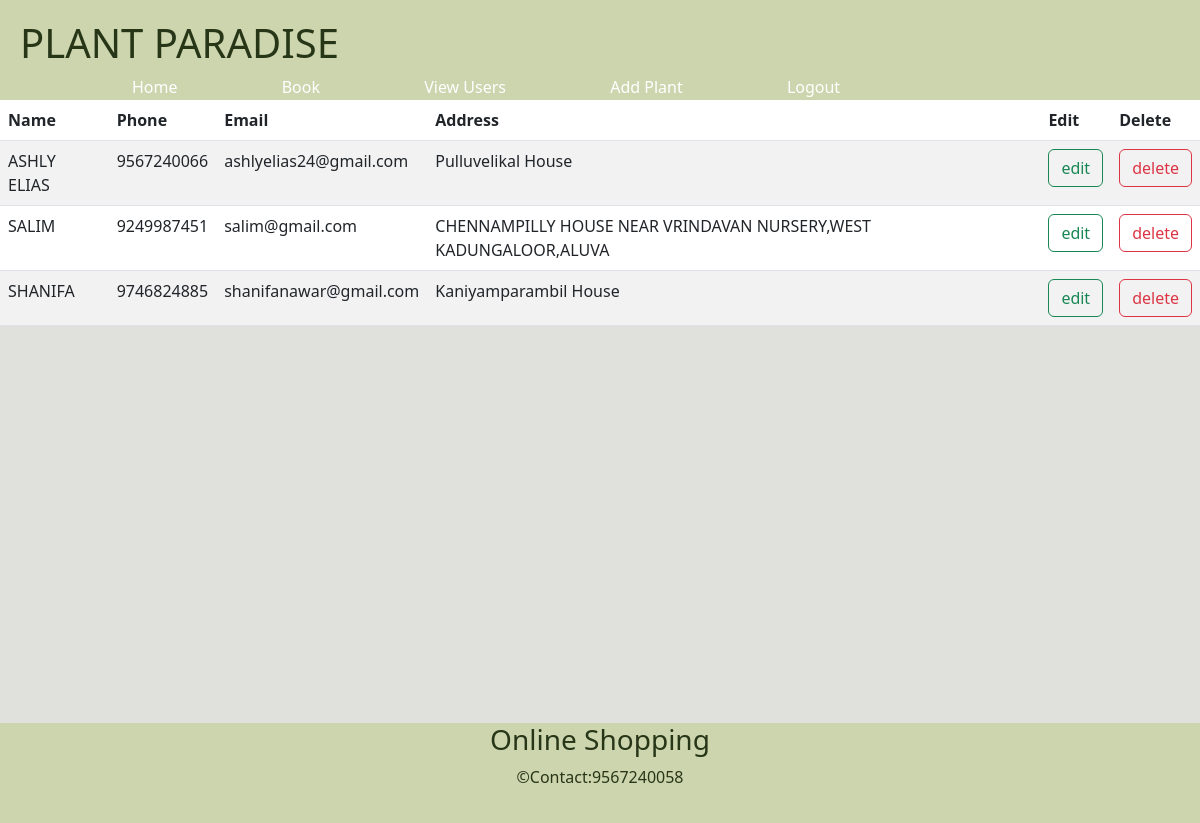
The page /viewdata/ on the database its author committed.
### plant_app/models.py (models this page shows)
class Registrationdb(models.Model):
    name=models.CharField(max_length=20)
    email=models.EmailField()
    phn=models.IntegerField()
    address=models.TextField()
    password=models.CharField(max_length=6)

### plant_app/views.py (the view)
# urls.py: path('viewdata/',views.viewdata,name="viewdata"),
def viewdata(request):
    data=Registrationdb.objects.all()
    return render(request,"viewdata.html",{'data':data})

### plant_app/templates/viewdata.html
{% extends "loginhome.html" %}
{% load static %}
{% block content %}
<body>
    <table class="table table-striped">
        <thead>
        <tr>
            <th>Name</th>
            <th>Phone</th>
            <th>Email</th>
            <th>Address</th>
            <th>Edit</th>
            <th>Delete</th>
        </tr>
    </thead>
    <tbody>
        {% for i in data %}
        <tr>
            <td>{{i.name}}</td>
            <td>{{i.phn}}</td>
            <td>{{i.email}}</td>
            <td>{{i.address}}</td>
            <td><a href="{% url 'edit' did=i.id %}" ><button class="btn btn-outline-success">edit</button></a></td>
            <td><a href="{% url 'delete' did=i.id %}" ><button class="btn btn-outline-danger">delete</button></a></td>
        </tr>
        {% endfor %}
    </tbody>
    </table>
{% endblock %}

### plant_app/templates/loginhome.html (style rules this page uses)
* { padding:0px; margin:0px; }
a { text-decoration: none; color:white; }
body { background-color: #e0e1dd; }

### rows shown on the page
Registrationdb: name "ASHLY ELIAS", phn "9567240066", email "ashlyelias24@gmail.com", address "Pulluvelikal House"
Registrationdb: name "SALIM", phn "9249987451", email "salim@gmail.com", address "CHENNAMPILLY HOUSE NEAR VRINDAVAN NURSERY,WEST KADUNGALOOR,ALUVA"
Registrationdb: name "SHANIFA", phn "9746824885", email "shanifanawar@gmail.com", address "Kaniyamparambil House"
